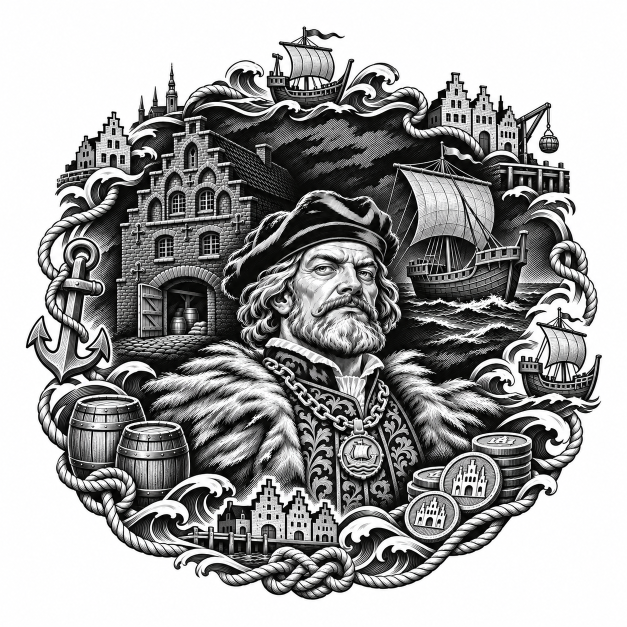
#> input picture models/gaming/patrizier2/motiv-v3.png, 1254 x 1254 px (shown at 1/2 size)
$ python gestalte_motiv_v4.py
#> lines starting #> are read from the running program, lines starting #| are printed output that depends on the picture
from pathlib import Path
from PIL import Image, ImageDraw, ImageOps
import math
p = Path(__file__).resolve().parent
# Das Bild ist quadratisch; unterschiedliche Skalierung kompensiert das Seitenverhältnis des Sechsecks.
scale_x, scale_y = 0.70, 0.85
canvas = Image.new('L', (1024, 1024), 255)
#> canvas: PIL image 1024x1024 L; every value is 255
source = ImageOps.fit(Image.open(p / 'motiv-v3.png').convert('L'), (1024, 1024), method=Image.Resampling.LANCZOS)
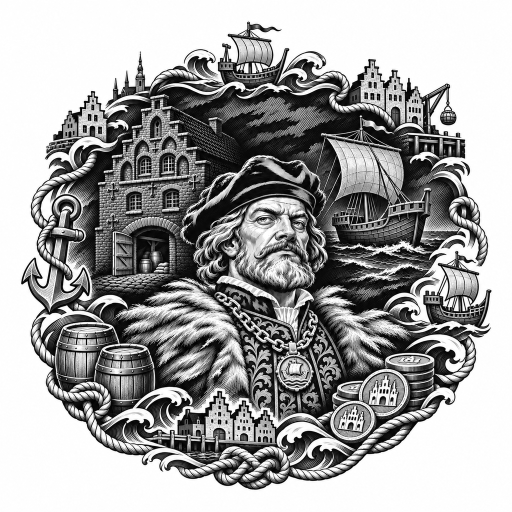
#> source: PIL image 1024x1024 L (shown at 1/2 size); min 0, max 255, mean 162.4
source = source.resize((round(1024*scale_x), round(1024*scale_y)), Image.Resampling.LANCZOS)
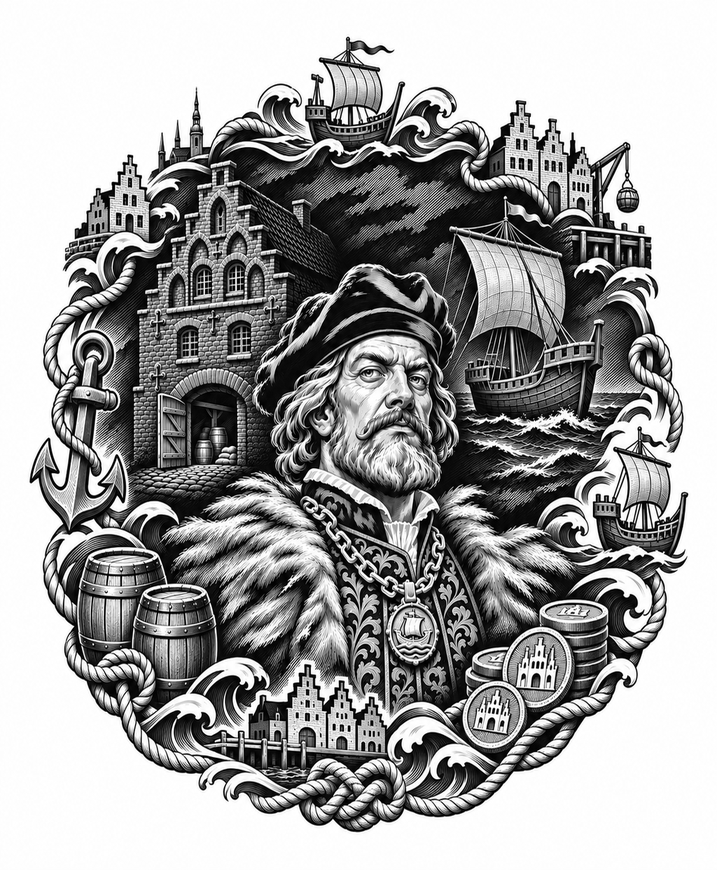
#> source: PIL image 717x870 L; min 0, max 255, mean 162.4
canvas.paste(source, ((1024-source.width)//2, (1024-source.height)//2))
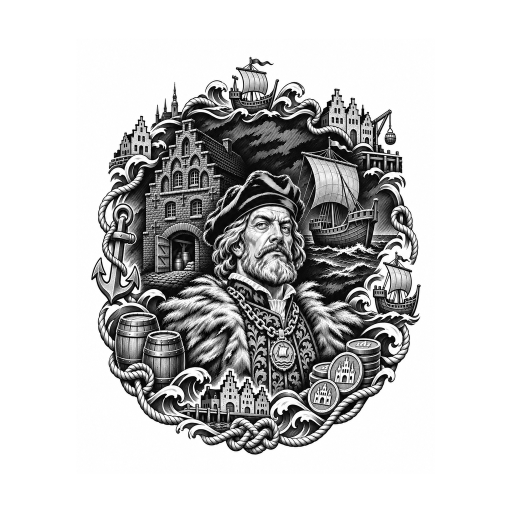
#> canvas: PIL image 1024x1024 L (shown at 1/2 size); min 0, max 255, mean 199.9
draw = ImageDraw.Draw(canvas)
# Positionen in Bildkoordinaten; die Sterne liegen innerhalb der Sechseckkontur.
stars = [(330,95,13),(690,105,11),(135,450,13),(895,440,12),(145,585,11),(880,580,13),(335,915,12),(685,915,13)]
for x,y,r in stars:
    points=[]
    for i in range(10):
        a=-math.pi/2+i*math.pi/5
        radius=r if i%2==0 else r*0.43
        points.append((x+radius*math.cos(a),y+radius*math.sin(a)))
    draw.polygon(points, fill=0)
canvas.save(p / 'motiv-v4.png')
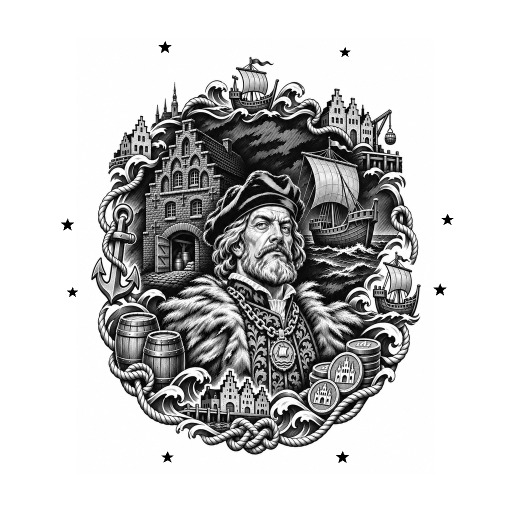
#> saved as motiv-v4.png: PIL image 1024x1024 L (shown at 1/2 size); min 0, max 255, mean 199.5

$ run again, with models/gaming/patrizier2/ausgangsmotiv-v6.png copied over models/gaming/patrizier2/motiv-v3.png
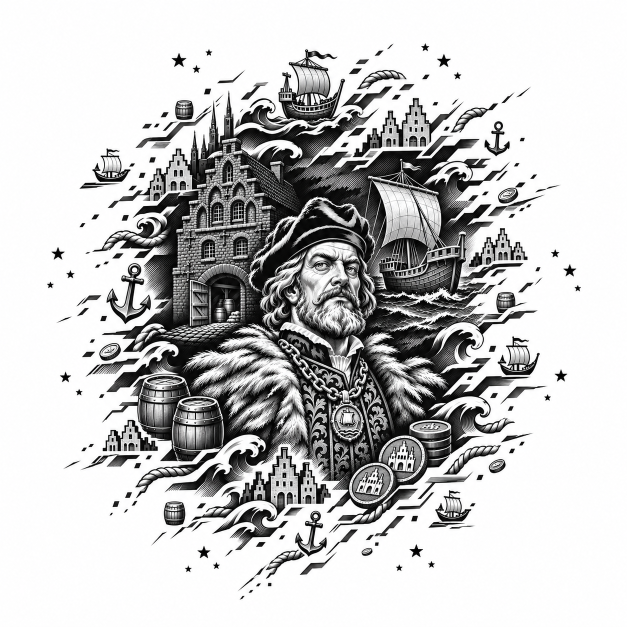
#> input picture models/gaming/patrizier2/ausgangsmotiv-v6.png, 1254 x 1254 px (shown at 1/2 size)
#> `source = source.resize((round(1024*scale_x), round(1024*scale_y)), Ima..`:
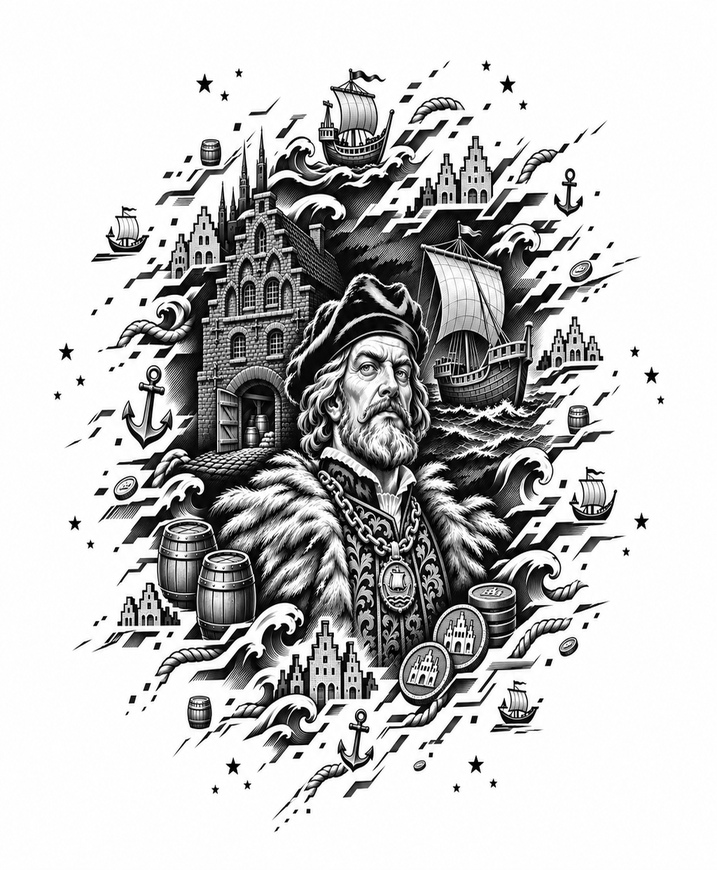
#> source: PIL image 717x870 L; min 0, max 255, mean 197.4
#> `canvas.save(p / 'motiv-v4.png')`:
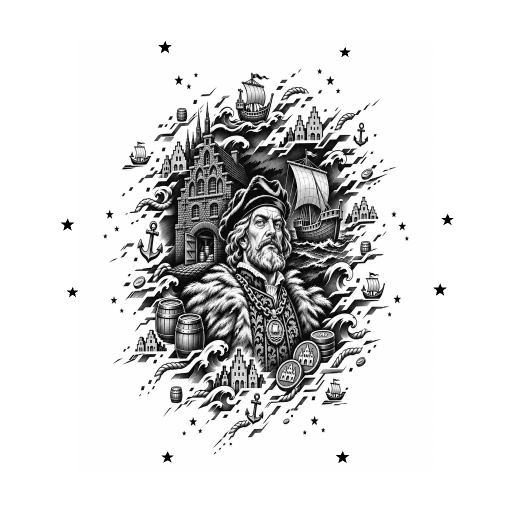
#> saved as motiv-v4.png: PIL image 1024x1024 L (shown at 1/2 size); min 0, max 255, mean 220.3

$ run again, with models/gaming/patrizier2/motiv.png copied over models/gaming/patrizier2/motiv-v3.png
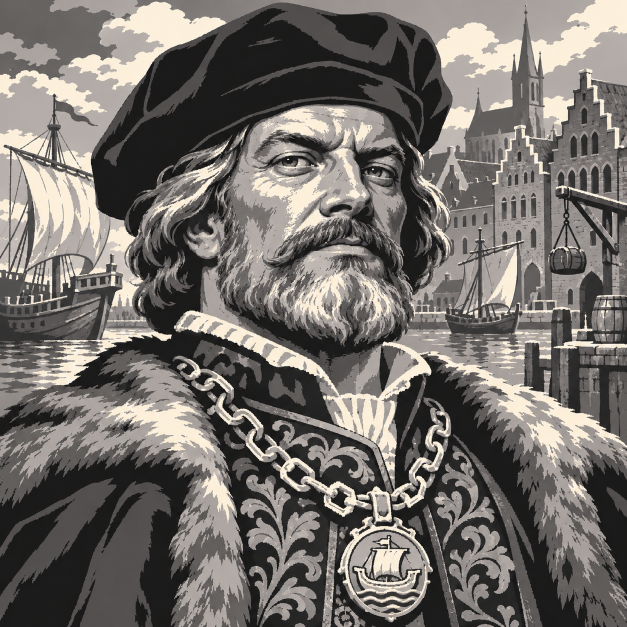
#> input picture models/gaming/patrizier2/motiv.png, 1254 x 1254 px (shown at 1/2 size)
#> `source = source.resize((round(1024*scale_x), round(1024*scale_y)), Ima..`:
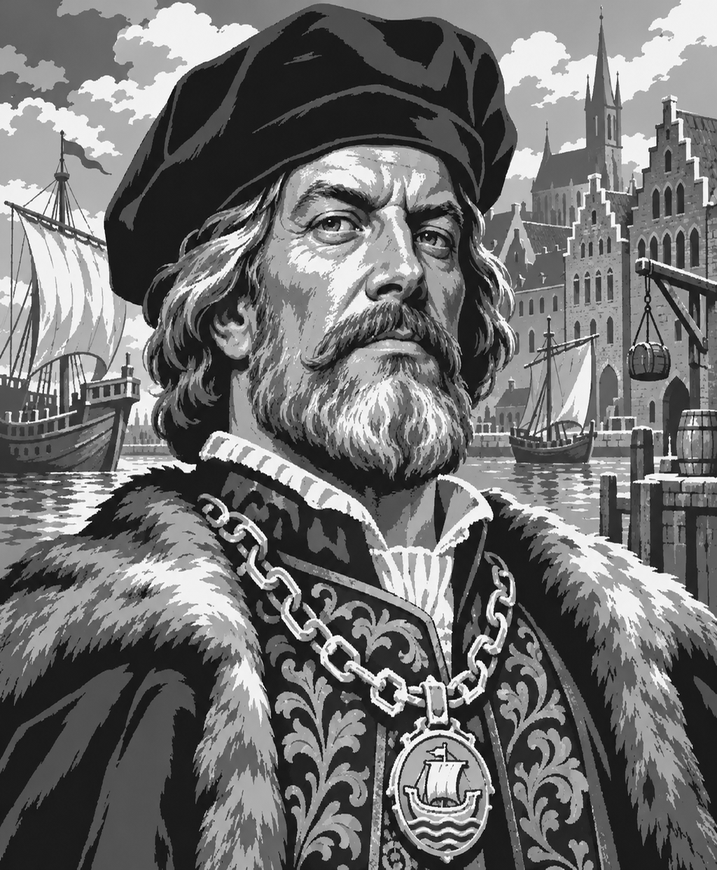
#> source: PIL image 717x870 L; min 0, max 255, mean 111.7
#> `canvas.save(p / 'motiv-v4.png')`:
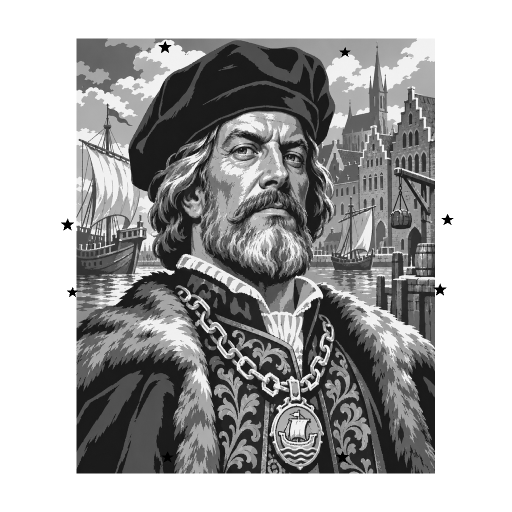
#> saved as motiv-v4.png: PIL image 1024x1024 L (shown at 1/2 size); min 0, max 255, mean 169.4
